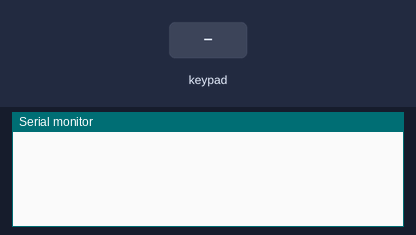
Bench run of a sketch on a simulated Arduino Uno, built with avr-gcc and run on an emulated ATmega328P. On the bench: the last lines printed to the serial monitor. Inputs (shaded band) come from the test bench.

Above: at 1.2 s.
1.3 s: key '1' pressed
At 1.9 s:
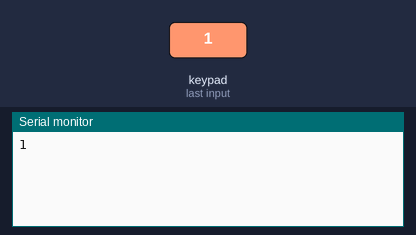
2.8 s: keypad keys 1 4 1 5 1 6 1 7 # pressed 0.4 s apart
At 6.8 s:
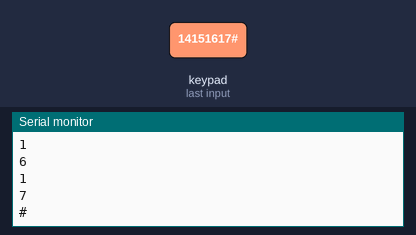
7.9 s: key 'A' pressed
At 9.1 s:
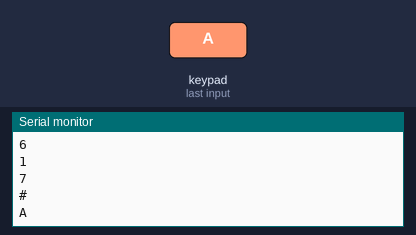
9.4 s: keypad keys 1 4 1 5 1 6 1 7 * pressed 0.4 s apart
At 13.0 s:
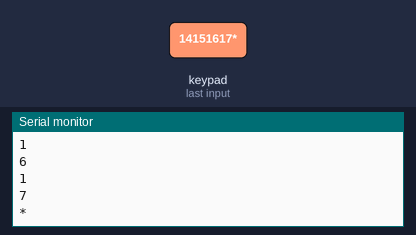
14.5 s: key 'B' pressed
At 15.6 s:
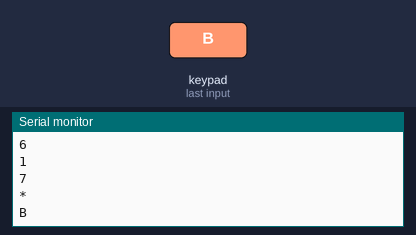
16.0 s: keypad keys 1 4 1 5 1 6 1 7 D pressed 0.4 s apart
At 20.4 s:
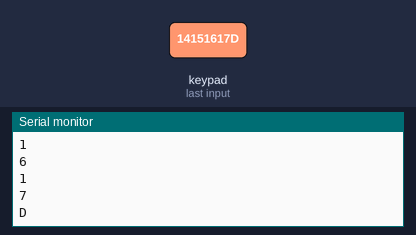
Timing chart, 0 to 21.9 s (numbered marks = the images above; inputs shaded):
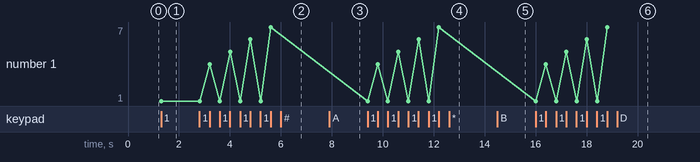

The sketch:

keypad1.ino
```cpp
#include <Keypad.h>

 const byte Filas = 4;          //Cuatro filas
     const byte Cols = 4;           //Cuatro columnas

     byte Pins_Filas[] = {14, 15, 16, 17};     //Pines Arduino para las filas
     byte Pins_Cols[] = { 18,19,20,21};     // Pines Arduinopara las columnas
     char Teclas [ Filas ][ Cols ] =
          {
              {'1','2','3','A'},
              {'4','5','6','B'},
              {'7','8','9','C'},
              {'*','0','#','D'}
          };
     Keypad Teclado1 = Keypad(makeKeymap(Teclas), Pins_Filas, Pins_Cols, Filas, Cols);

     void setup()
        {             Serial.begin(9600) ; }

     void loop()
        {       char pulsacion = Teclado1.getKey() ;
                if (pulsacion != 0)              // Si el valor es 0 es que no se
                    Serial.println(pulsacion);   // se ha pulsado ninguna tecla
        }
```

Measured:
- after the input at 1.3 s, the serial monitor: prints a new line at once (image 1)
- after the input at 2.8 s, the serial monitor: prints a new line after 0.41 s (image 2)
- after the input at 7.9 s, the serial monitor: prints a new line at once (image 3)
- after the input at 9.4 s, the serial monitor: prints a new line at once (image 4)
- after the input at 14.5 s, the serial monitor: prints a new line at once (image 5)
- after the input at 16.0 s, the serial monitor: prints a new line at once (image 6)
- plotted number 1: 1 → 7 after the input at 2.8 s
